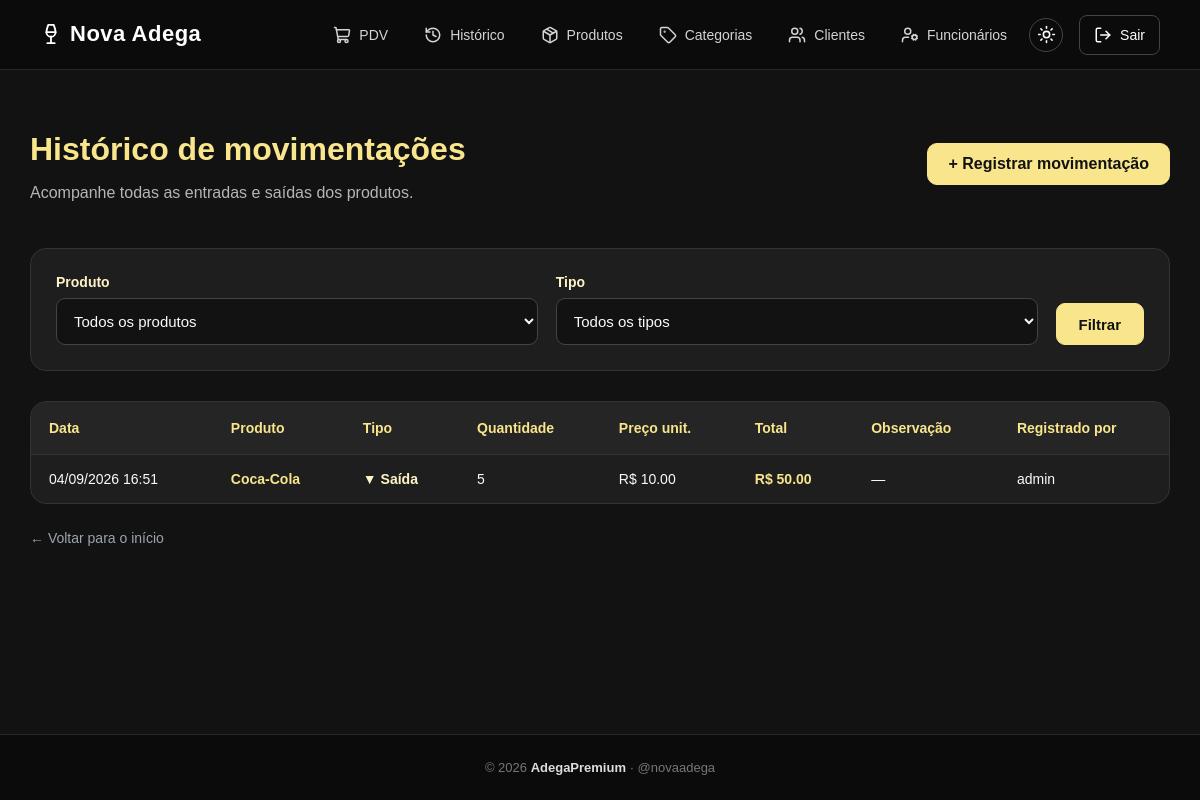
The app's page /movimentacoes/ (signed in) with its own data.
### app/models/movimentacao.py (models this page shows, shortened)
class Movimentacao(Base):
    __tablename__ = "movimentacoes"
    id         = Column(Integer, primary_key=True, index=True)
    tipo       = Column(
        Enum(TipoMovimentacao),
        nullable=False
    )
    quantidade = Column(Integer, nullable=False)
    preco_unitario = Column(Float, nullable=False, default=0.0)
    observacao = Column(String(255), nullable=True)
    criado_em  = Column(DateTime, server_default=func.now())
    produto_id = Column(
        Integer,
        ForeignKey("produtos.id", ondelete="CASCADE"),
        nullable=False
    )
    usuario_id = Column(
        Integer,
        ForeignKey("usuarios.id", ondelete="SET NULL"),
        nullable=True
    )
    produto = relationship("Produto", backref="movimentacoes")
    usuario = relationship("Usuario", backref="movimentacoes")

### app/models/produto.py (models this page shows, shortened)
class Produto(Base):
    __tablename__ = "produtos"
    id = Column(Integer, primary_key=True, autoincrement=True, index=True)
    nome = Column(String(150), nullable=False, index=True)
    preco = Column(Float, nullable=False, default=0.0)
    estoque_atual = Column(Integer, nullable=False, default=0)
    ativo = Column(Boolean, default=True)
    imagem_path = Column(String(255), nullable=True)
    categoria_id = Column(Integer, ForeignKey("categorias.id", ondelete="SET NULL"), nullable=True )
    categoria = relationship("Categoria", back_populates="produtos")

### app/models/usuarios.py (models this page shows)
class Usuario(Base):
    __tablename__ = "usuarios"
    id = Column(Integer, primary_key=True, autoincrement=True)
    nome = Column(String(100), nullable=False)
    email = Column(String(150), unique=True, nullable=False)
    senha_hash = Column(String(255), nullable=False)
    role = Column(String(20), nullable=False, default="operador")
    ativo = Column(Boolean, default=True)
    criando_em = Column(DateTime, server_default=func.now())

### app/controllers/movimentacao_controller.py (the view)
@router.get("/", response_class=HTMLResponse)
def listar_movimentacoes(
    request: Request,
    produto_id: int = 0,     # filtra por produto específico
    tipo: str = "",          # "entrada" ou "saida"
    db: Session = Depends(get_db),
    admin = Depends(get_admin)
):
    query = db.query(Movimentacao).order_by(Movimentacao.criado_em.desc())
    if produto_id:
        query = query.filter(Movimentacao.produto_id == produto_id)
    if tipo == "entrada":
        query = query.filter(
            Movimentacao.tipo == TipoMovimentacao.ENTRADA
        )
    elif tipo == "saida":
        query = query.filter(
            Movimentacao.tipo == TipoMovimentacao.SAIDA
        )
    movimentacoes = query.limit(200).all()  # limita para não sobrecarregar
    produtos      = db.query(Produto).filter(Produto.ativo == True).all()
    return templates.TemplateResponse(
        request,
        "movimentacoes/index.html",
        {
            "request":        request,
            "usuario":        admin,
            "movimentacoes":  movimentacoes,
            "produtos":       produtos,
            "produto_id":     produto_id,
            "tipo":           tipo,
        }
    )

### app/templates/movimentacoes/index.html (shortened to what this page needs)
{% extends "base.html" %}
{% block styles %}
<link
    rel="stylesheet"
    href="/static/CSS/movimentacoes.css"
>
{% endblock %}
{% block content %}
<main class="container">
    <div class="titulo-pagina">
        <div>
            <h1>
                Histórico de movimentações
            </h1>
            <p>
                Acompanhe todas as entradas e saídas dos produtos.
            </p>
        </div>
        <a
            href="/movimentacoes/nova"
            class="btn-nova"
        >
            + Registrar movimentação
        </a>
    </div>
    <form
        method="get"
        action="/movimentacoes/"
        class="filtros"
    >
        <div class="campo">
            <label for="produto_id">
                Produto
            </label>
            <select
                name="produto_id"
                id="produto_id"
            >
                <option value="0">
                    Todos os produtos
                </option>
            </select>
        </div>
        <div class="campo">
            <label for="tipo">
                Tipo
            </label>
            <select
                name="tipo"
                id="tipo"
            >
                <option value="">
                    Todos os tipos
                </option>
            </select>
        </div>
        <div class="acoes-filtro">
            <button type="submit">
                Filtrar
            </button>
        </div>
    </form>
    <div class="tabela-container">
        <table>
            <thead>
                <tr>
                    <th>Data</th>
                    <th>Produto</th>
                    <th>Tipo</th>
                    <th>Quantidade</th>
                    <th>Preço unit.</th>
                    <th>Total</th>
                    <th>Observação</th>
                    <th>Registrado por</th>
                </tr>
            </thead>
            <tbody>
                {% for m in movimentacoes %}
                <tr>
                    <td>
                        {{ m.criado_em.strftime('%d/%m/%Y %H:%M') }}
                    </td>
                    <td>
                        <a
                            href="/produtos/{{ m.produto_id }}"
                            class="link-produto"
                        >
                            {{ m.produto.nome }}
                        </a>
                    </td>
                    <td>
                        {% if m.tipo.value == 'entrada' %}
                        <span class="tipo entrada">
                            ▲ Entrada
                        </span>
                        {% else %}
                        <span class="tipo saida">
                            ▼ Saída
                        </span>
                        {% endif %}
                    </td>
                    <td>
                        {{ m.quantidade }}
                    </td>
                    <td>
                        R$ {{ "%.2f"|format(m.preco_unitario) }}
                    </td>
                    <td class="valor-total">
                        R$ {{ "%.2f"|format(m.valor_total) }}
                    </td>
                    <td>
                        {{ m.observacao or "—" }}
                    </td>
                    <td>
                        {{ m.usuario.nome if m.usuario else "—" }}
                    </td>
                </tr>
                {% endfor %}
            </tbody>
        </table>
    </div>
    <div class="voltar">
        <a href="/">
            ← Voltar para o início
        </a>
    </div>
</main>
{% endblock %}

### app/static/CSS/home.css (style rules this page uses)
* { box-sizing: border-box; }
html { min-height: 100%; overflow-y: scroll; }
body { margin: 0; padding: 0; min-height: 100vh; font-family: Arial, Helvetica, sans-serif; background: #121212; color: #f9fafb; display: flex; flex-direction: column; }

### app/static/CSS/movimentacoes.css (style rules this page uses)
.container { width: 100%; max-width: 1500px; min-height: calc(100vh - 70px - 69px); margin: 0 auto; padding: 40px 30px 60px; box-sizing: border-box; }
.titulo-pagina { display: flex; justify-content: space-between; align-items: center; gap: 20px; margin-bottom: 30px; }
.titulo-pagina h1 { color: #f8e58c; font-size: 32px; margin-bottom: 10px; }
.titulo-pagina p { color: #F9FAFB; opacity: 0.7; font-size: 16px; }
.btn-nova { display: inline-flex; align-items: center; justify-content: center; height: 42px; padding: 0 20px; background-color: #f8e58c; color: #121212; border: 1px solid #f8e58c; border-radius: 10px; text-decoration: none; font-weight: bold; white-space: nowrap; cursor: pointer; transition: 0.3s; }
.filtros { background-color: #1E1E1E; border: 1px solid #333; border-radius: 16px; padding: 25px; margin-bottom: 30px; display: flex; align-items: end; gap: 18px; }
.campo { display: flex; flex-direction: column; gap: 8px; flex: 1; }
.campo label { color: #FEF3C7; font-weight: bold; font-size: 14px; }
.campo select { width: 100%; background-color: #121212; color: #F9FAFB; border: 1px solid #444; padding: 13px; border-radius: 9px; font-size: 15px; outline: none; cursor: pointer; transition: 0.3s; }
.acoes-filtro { display: flex; align-items: center; gap: 10px; }
.acoes-filtro button { height: 42px; padding: 0 22px; background-color: #f8e58c; color: #121212; border: 1px solid #f8e58c; border-radius: 9px; font-size: 15px; font-weight: bold; cursor: pointer; transition: 0.3s; }
.tabela-container { width: 100%; background-color: #1E1E1E; border-radius: 16px; border: 1px solid #333; overflow-x: auto; }
table { width: 100%; border-collapse: collapse; min-width: 900px; }
thead { background-color: #252525; }
th { color: #f8e58c; padding: 18px; text-align: left; font-size: 14px; border-bottom: 1px solid #333; }
td { padding: 16px 18px; border-bottom: 1px solid #333; color: #F9FAFB; font-size: 14px; }
tbody tr { transition: 0.2s; }
tbody tr:last-child td { border-bottom: none; }
.link-produto { color: #f8e58c; text-decoration: none; font-weight: bold; }
.tipo { font-weight: bold; }
.tipo.saida { color: #FEF3C7; }
.valor-total { color: #f8e58c; font-weight: bold; }
.voltar { margin-top: 25px; }
.voltar a { color: #f8e58c; text-decoration: none; font-size: 16px; font-weight: bold; }

### app/static/CSS/voltar.css (style rules this page uses)
.voltar, .voltar-pagina, .cliente-form-voltar, .voltar a, .voltar-pagina a { display: inline-flex !important; align-items: center !important; font-family: Arial, Helvetica, sans-serif !important; font-size: 14px !important; font-weight: 500 !important; line-height: 20px !important; color: #9CA3AF !important; text-decoration: none !important; padding: 0 !important; }
.voltar, .voltar-pagina { margin-top: 24px !important; }
.voltar a, .voltar-pagina a { margin: 0 !important; padding: 0 !important; font-family: Arial, Helvetica, sans-serif !important; font-size: 14px !important; font-weight: 500 !important; line-height: 20px !important; color: #9CA3AF !important; text-decoration: none !important; }

### app/static/CSS/responsivo.css (style rules this page uses)
* { box-sizing: border-box; }
html { width: 100%; min-width: 0; overflow-x: clip; }
body { width: 100%; min-width: 0; max-width: 100%; margin: 0; }
button, input, select, textarea { max-width: 100%; font: inherit; }
h1, h2, h3, p, td, th, label { overflow-wrap: anywhere; }
.home-container, .container, .conteudo, .pdv-container { width: 100%; max-width: 1500px; margin-left: auto; margin-right: auto; box-sizing: border-box; }

### records on screen
Movimentacao: criado_em "04/09/2026 16:51", produto.nome "Coca-Cola", tipo "▼ Saída", quantidade "5", preco_unitario "10.00", valor_total "50.00", observacao "—", usuario "admin"
